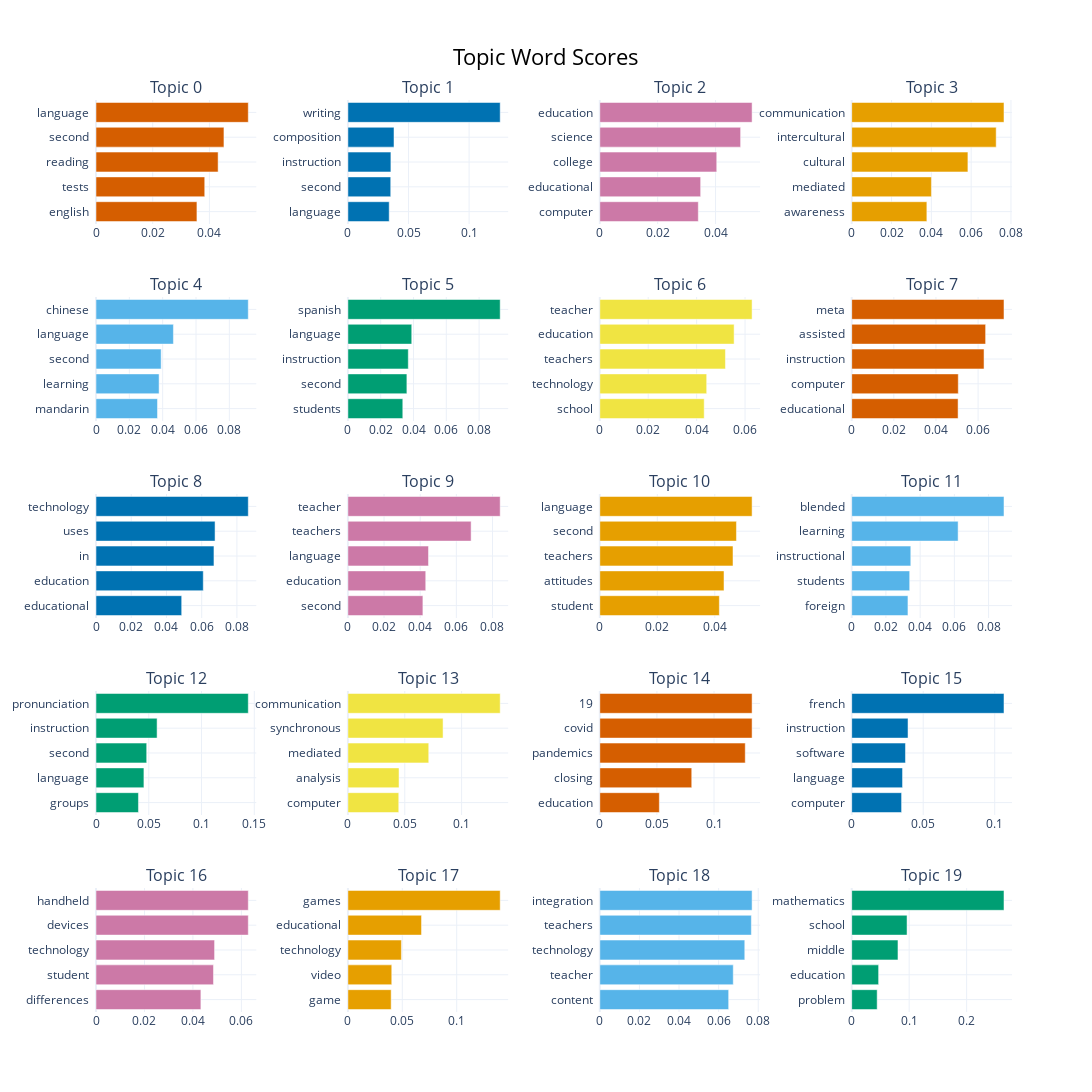

Write notebook code for a chart like this one.
### Code cell
topics_to_include = list(range(0, 20))
model.visualize_barchart(topics= topics_to_include, width=300)

### Figure 1 — Plotly figure (JSON) as saved in the notebook; plotly's stock layout.template omitted (floating-point values rounded to 4 significant figures)
{"data": [{"marker": {"color": "#D55E00"}, "orientation": "h", "type": "bar", "x": [0.0356, 0.03835, 0.04307, 0.04513, 0.05371], "xaxis": "x", "y": ["english  ", "tests  ", "reading  ", "second  ", "language  "], "yaxis": "y"}, {"marker": {"color": "#0072B2"}, "orientation": "h", "type": "bar", "x": [0.03407, 0.03534, 0.03548, 0.03804, 0.1257], "xaxis": "x2", "y": ["language  ", "second  ", "instruction  ", "composition  ", "writing  "], "yaxis": "y2"}, {"marker": {"color": "#CC79A7"}, "orientation": "h", "type": "bar", "x": [0.03404, 0.03485, 0.04041, 0.04866, 0.05262], "xaxis": "x3", "y": ["computer  ", "educational  ", "college  ", "science  ", "education  "], "yaxis": "y3"}, {"marker": {"color": "#E69F00"}, "orientation": "h", "type": "bar", "x": [0.03775, 0.04004, 0.05837, 0.07257, 0.07649], "xaxis": "x4", "y": ["awareness  ", "mediated  ", "cultural  ", "intercultural  ", "communication  "], "yaxis": "y4"}, {"marker": {"color": "#56B4E9"}, "orientation": "h", "type": "bar", "x": [0.03689, 0.03784, 0.03908, 0.04645, 0.09136], "xaxis": "x5", "y": ["mandarin  ", "learning  ", "second  ", "language  ", "chinese  "], "yaxis": "y5"}, {"marker": {"color": "#009E73"}, "orientation": "h", "type": "bar", "x": [0.03347, 0.03596, 0.03682, 0.03892, 0.09285], "xaxis": "x6", "y": ["students  ", "second  ", "instruction  ", "language  ", "spanish  "], "yaxis": "y6"}, {"marker": {"color": "#F0E442"}, "orientation": "h", "type": "bar", "x": [0.04313, 0.04416, 0.0519, 0.05548, 0.06291], "xaxis": "x7", "y": ["school  ", "technology  ", "teachers  ", "education  ", "teacher  "], "yaxis": "y7"}, {"marker": {"color": "#D55E00"}, "orientation": "h", "type": "bar", "x": [0.0505, 0.05059, 0.06282, 0.06357, 0.07229], "xaxis": "x8", "y": ["educational  ", "computer  ", "instruction  ", "assisted  ", "meta  "], "yaxis": "y8"}, {"marker": {"color": "#0072B2"}, "orientation": "h", "type": "bar", "x": [0.04864, 0.0609, 0.06697, 0.06759, 0.08645], "xaxis": "x9", "y": ["educational  ", "education  ", "in  ", "uses  ", "technology  "], "yaxis": "y9"}, {"marker": {"color": "#CC79A7"}, "orientation": "h", "type": "bar", "x": [0.0415, 0.04307, 0.04459, 0.06818, 0.08426], "xaxis": "x10", "y": ["second  ", "education  ", "language  ", "teachers  ", "teacher  "], "yaxis": "y10"}, {"marker": {"color": "#E69F00"}, "orientation": "h", "type": "bar", "x": [0.04159, 0.04322, 0.04635, 0.04755, 0.05298], "xaxis": "x11", "y": ["student  ", "attitudes  ", "teachers  ", "second  ", "language  "], "yaxis": "y11"}, {"marker": {"color": "#56B4E9"}, "orientation": "h", "type": "bar", "x": [0.03288, 0.03388, 0.03453, 0.06219, 0.089], "xaxis": "x12", "y": ["foreign  ", "students  ", "instructional  ", "learning  ", "blended  "], "yaxis": "y12"}, {"marker": {"color": "#009E73"}, "orientation": "h", "type": "bar", "x": [0.04022, 0.0454, 0.04804, 0.05788, 0.1443], "xaxis": "x13", "y": ["groups  ", "language  ", "second  ", "instruction  ", "pronunciation  "], "yaxis": "y13"}, {"marker": {"color": "#F0E442"}, "orientation": "h", "type": "bar", "x": [0.04472, 0.04495, 0.07109, 0.08369, 0.1339], "xaxis": "x14", "y": ["computer  ", "analysis  ", "mediated  ", "synchronous  ", "communication  "], "yaxis": "y14"}, {"marker": {"color": "#D55E00"}, "orientation": "h", "type": "bar", "x": [0.05213, 0.0805, 0.1274, 0.1333, 0.1333], "xaxis": "x15", "y": ["education  ", "closing  ", "pandemics  ", "covid  ", "19  "], "yaxis": "y15"}, {"marker": {"color": "#0072B2"}, "orientation": "h", "type": "bar", "x": [0.03488, 0.03555, 0.03759, 0.03938, 0.1065], "xaxis": "x16", "y": ["computer  ", "language  ", "software  ", "instruction  ", "french  "], "yaxis": "y16"}, {"marker": {"color": "#CC79A7"}, "orientation": "h", "type": "bar", "x": [0.04329, 0.04848, 0.04893, 0.06285, 0.06285], "xaxis": "x17", "y": ["differences  ", "student  ", "technology  ", "devices  ", "handheld  "], "yaxis": "y17"}, {"marker": {"color": "#E69F00"}, "orientation": "h", "type": "bar", "x": [0.03977, 0.04031, 0.04919, 0.06766, 0.14], "xaxis": "x18", "y": ["game  ", "video  ", "technology  ", "educational  ", "games  "], "yaxis": "y18"}, {"marker": {"color": "#56B4E9"}, "orientation": "h", "type": "bar", "x": [0.06506, 0.06739, 0.0732, 0.07653, 0.07689], "xaxis": "x19", "y": ["content  ", "teacher  ", "technology  ", "teachers  ", "integration  "], "yaxis": "y19"}, {"marker": {"color": "#009E73"}, "orientation": "h", "type": "bar", "x": [0.04432, 0.04682, 0.08051, 0.09632, 0.265], "xaxis": "x20", "y": ["problem  ", "education  ", "middle  ", "school  ", "mathematics  "], "yaxis": "y20"}], "layout": {"annotations": [{"font": {"size": 16}, "showarrow": false, "text": "Topic 0", "x": 0.0875, "xanchor": "center", "xref": "paper", "y": 1.0, "yanchor": "bottom", "yref": "paper"}, {"font": {"size": 16}, "showarrow": false, "text": "Topic 1", "x": 0.3625, "xanchor": "center", "xref": "paper", "y": 1.0, "yanchor": "bottom", "yref": "paper"}, {"font": {"size": 16}, "showarrow": false, "text": "Topic 2", "x": 0.6375, "xanchor": "center", "xref": "paper", "y": 1.0, "yanchor": "bottom", "yref": "paper"}, {"font": {"size": 16}, "showarrow": false, "text": "Topic 3", "x": 0.9125, "xanchor": "center", "xref": "paper", "y": 1.0, "yanchor": "bottom", "yref": "paper"}, {"font": {"size": 16}, "showarrow": false, "text": "Topic 4", "x": 0.0875, "xanchor": "center", "xref": "paper", "y": 0.784, "yanchor": "bottom", "yref": "paper"}, {"font": {"size": 16}, "showarrow": false, "text": "Topic 5", "x": 0.3625, "xanchor": "center", "xref": "paper", "y": 0.784, "yanchor": "bottom", "yref": "paper"}, {"font": {"size": 16}, "showarrow": false, "text": "Topic 6", "x": 0.6375, "xanchor": "center", "xref": "paper", "y": 0.784, "yanchor": "bottom", "yref": "paper"}, {"font": {"size": 16}, "showarrow": false, "text": "Topic 7", "x": 0.9125, "xanchor": "center", "xref": "paper", "y": 0.784, "yanchor": "bottom", "yref": "paper"}, {"font": {"size": 16}, "showarrow": false, "text": "Topic 8", "x": 0.0875, "xanchor": "center", "xref": "paper", "y": 0.568, "yanchor": "bottom", "yref": "paper"}, {"font": {"size": 16}, "showarrow": false, "text": "Topic 9", "x": 0.3625, "xanchor": "center", "xref": "paper", "y": 0.568, "yanchor": "bottom", "yref": "paper"}, {"font": {"size": 16}, "showarrow": false, "text": "Topic 10", "x": 0.6375, "xanchor": "center", "xref": "paper", "y": 0.568, "yanchor": "bottom", "yref": "paper"}, {"font": {"size": 16}, "showarrow": false, "text": "Topic 11", "x": 0.9125, "xanchor": "center", "xref": "paper", "y": 0.568, "yanchor": "bottom", "yref": "paper"}, {"font": {"size": 16}, "showarrow": false, "text": "Topic 12", "x": 0.0875, "xanchor": "center", "xref": "paper", "y": 0.352, "yanchor": "bottom", "yref": "paper"}, {"font": {"size": 16}, "showarrow": false, "text": "Topic 13", "x": 0.3625, "xanchor": "center", "xref": "paper", "y": 0.352, "yanchor": "bottom", "yref": "paper"}, {"font": {"size": 16}, "showarrow": false, "text": "Topic 14", "x": 0.6375, "xanchor": "center", "xref": "paper", "y": 0.352, "yanchor": "bottom", "yref": "paper"}, {"font": {"size": 16}, "showarrow": false, "text": "Topic 15", "x": 0.9125, "xanchor": "center", "xref": "paper", "y": 0.352, "yanchor": "bottom", "yref": "paper"}, {"font": {"size": 16}, "showarrow": false, "text": "Topic 16", "x": 0.0875, "xanchor": "center", "xref": "paper", "y": 0.136, "yanchor": "bottom", "yref": "paper"}, {"font": {"size": 16}, "showarrow": false, "text": "Topic 17", "x": 0.3625, "xanchor": "center", "xref": "paper", "y": 0.136, "yanchor": "bottom", "yref": "paper"}, {"font": {"size": 16}, "showarrow": false, "text": "Topic 18", "x": 0.6375, "xanchor": "center", "xref": "paper", "y": 0.136, "yanchor": "bottom", "yref": "paper"}, {"font": {"size": 16}, "showarrow": false, "text": "Topic 19", "x": 0.9125, "xanchor": "center", "xref": "paper", "y": 0.136, "yanchor": "bottom", "yref": "paper"}], "height": 1250, "hoverlabel": {"bgcolor": "white", "font": {"family": "Rockwell", "size": 16}}, "showlegend": false, "title": {"font": {"color": "Black", "size": 22}, "text": "Topic Word Scores", "x": 0.5, "xanchor": "center", "yanchor": "top"}, "width": 1200, "xaxis": {"anchor": "y", "domain": [0, 0.175], "showgrid": true}, "xaxis10": {"anchor": "y10", "domain": [0.275, 0.45], "showgrid": true}, "xaxis11": {"anchor": "y11", "domain": [0.55, 0.725], "showgrid": true}, "xaxis12": {"anchor": "y12", "domain": [0.825, 1], "showgrid": true}, "xaxis13": {"anchor": "y13", "domain": [0, 0.175], "showgrid": true}, "xaxis14": {"anchor": "y14", "domain": [0.275, 0.45], "showgrid": true}, "xaxis15": {"anchor": "y15", "domain": [0.55, 0.725], "showgrid": true}, "xaxis16": {"anchor": "y16", "domain": [0.825, 1], "showgrid": true}, "xaxis17": {"anchor": "y17", "domain": [0, 0.175], "showgrid": true}, "xaxis18": {"anchor": "y18", "domain": [0.275, 0.45], "showgrid": true}, "xaxis19": {"anchor": "y19", "domain": [0.55, 0.725], "showgrid": true}, "xaxis2": {"anchor": "y2", "domain": [0.275, 0.45], "showgrid": true}, "xaxis20": {"anchor": "y20", "domain": [0.825, 1], "showgrid": true}, "xaxis3": {"anchor": "y3", "domain": [0.55, 0.725], "showgrid": true}, "xaxis4": {"anchor": "y4", "domain": [0.825, 1], "showgrid": true}, "xaxis5": {"anchor": "y5", "domain": [0, 0.175], "showgrid": true}, "xaxis6": {"anchor": "y6", "domain": [0.275, 0.45], "showgrid": true}, "xaxis7": {"anchor": "y7", "domain": [0.55, 0.725], "showgrid": true}, "xaxis8": {"anchor": "y8", "domain": [0.825, 1], "showgrid": true}, "xaxis9": {"anchor": "y9", "domain": [0, 0.175], "showgrid": true}, "yaxis": {"anchor": "x", "domain": [0.864, 1.0], "showgrid": true}, "yaxis10": {"anchor": "x10", "domain": [0.432, 0.568], "showgrid": true}, "yaxis11": {"anchor": "x11", "domain": [0.432, 0.568], "showgrid": true}, "yaxis12": {"anchor": "x12", "domain": [0.432, 0.568], "showgrid": true}, "yaxis13": {"anchor": "x13", "domain": [0.216, 0.352], "showgrid": true}, "yaxis14": {"anchor": "x14", "domain": [0.216, 0.352], "showgrid": true}, "yaxis15": {"anchor": "x15", "domain": [0.216, 0.352], "showgrid": true}, "yaxis16": {"anchor": "x16", "domain": [0.216, 0.352], "showgrid": true}, "yaxis17": {"anchor": "x17", "domain": [0, 0.136], "showgrid": true}, "yaxis18": {"anchor": "x18", "domain": [0, 0.136], "showgrid": true}, "yaxis19": {"anchor": "x19", "domain": [0, 0.136], "showgrid": true}, "yaxis2": {"anchor": "x2", "domain": [0.864, 1.0], "showgrid": true}, "yaxis20": {"anchor": "x20", "domain": [0, 0.136], "showgrid": true}, "yaxis3": {"anchor": "x3", "domain": [0.864, 1.0], "showgrid": true}, "yaxis4": {"anchor": "x4", "domain": [0.864, 1.0], "showgrid": true}, "yaxis5": {"anchor": "x5", "domain": [0.648, 0.784], "showgrid": true}, "yaxis6": {"anchor": "x6", "domain": [0.648, 0.784], "showgrid": true}, "yaxis7": {"anchor": "x7", "domain": [0.648, 0.784], "showgrid": true}, "yaxis8": {"anchor": "x8", "domain": [0.648, 0.784], "showgrid": true}, "yaxis9": {"anchor": "x9", "domain": [0.432, 0.568], "showgrid": true}}}
